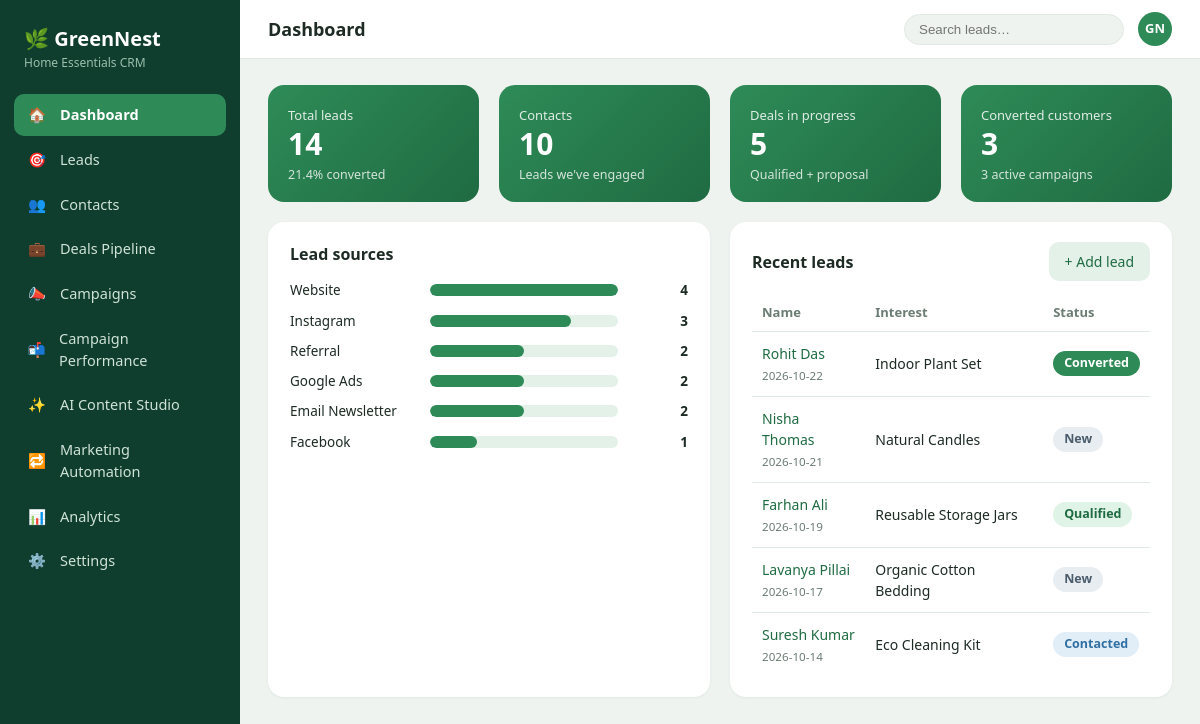
The page / on the database its author committed.
### tables this page shows
CREATE TABLE leads(
        id INTEGER PRIMARY KEY AUTOINCREMENT, name TEXT NOT NULL, email TEXT NOT NULL, phone TEXT,
        source TEXT, status TEXT DEFAULT 'New', product_interest TEXT, created_at TEXT);

### app.py (the view)
@app.route("/")
def dashboard():
    total = scalar("SELECT COUNT(*) FROM leads")
    converted = scalar("SELECT COUNT(*) FROM leads WHERE status='Converted'")
    stats = {
        "total": total,
        "contacts": scalar("SELECT COUNT(*) FROM leads WHERE status IN ('Contacted','Qualified','Proposal','Converted')"),
        "deals": scalar("SELECT COUNT(*) FROM leads WHERE status IN ('Qualified','Proposal')"),
        "converted": converted,
        "rate": round(converted / total * 100, 1) if total else 0,
        "campaigns": scalar("SELECT COUNT(*) FROM campaigns WHERE status='Active'"),
    }
    sources = [tuple(r) for r in rows("SELECT source, COUNT(*) FROM leads GROUP BY source ORDER BY 2 DESC")]
    recent = rows("SELECT * FROM leads ORDER BY id DESC LIMIT 5")
    return render_template("dashboard.html", title="Dashboard", stats=stats, sources=sources, recent=recent)

### app.py (called while the page is built)
def get_db():
    if "db" not in g:
        g.db = sqlite3.connect(DB_PATH)
        g.db.row_factory = sqlite3.Row
    return g.db

def rows(sql, args=()):
    return get_db().execute(sql, args).fetchall()

def scalar(sql, args=()):
    return get_db().execute(sql, args).fetchone()[0]

@app.context_processor
def inject_globals():
    return {"NAV": NAV, "STATUSES": STATUSES, "SOURCES": SOURCES, "PRODUCTS": PRODUCTS,
            "CHANNELS": CHANNELS, "CAMPAIGN_STATUSES": CAMPAIGN_STATUSES}

### templates/dashboard.html
{% extends "base.html" %}{% from "_macros.html" import badge, bars %}
{% block body %}
<div class="grid g4" style="margin-bottom:20px">
<div class="kpi"><span>Total leads</span><b>{{ stats.total }}</b><small>{{ stats.rate }}% converted</small></div>
<div class="kpi"><span>Contacts</span><b>{{ stats.contacts }}</b><small>Leads we've engaged</small></div>
<div class="kpi"><span>Deals in progress</span><b>{{ stats.deals }}</b><small>Qualified + proposal</small></div>
<div class="kpi"><span>Converted customers</span><b>{{ stats.converted }}</b><small>{{ stats.campaigns }} active campaigns</small></div></div>
<div class="grid g2">
<div class="panel"><h2>Lead sources</h2>{{ bars(sources) }}</div>
<div class="panel"><div class="panel-head"><h2>Recent leads</h2><a class="btn ghost" href="{{ url_for('lead_add') }}">+ Add lead</a></div>
<div class="table-wrap"><table><tr><th>Name</th><th>Interest</th><th>Status</th></tr>
{% for l in recent %}<tr><td><a href="{{ url_for('lead_edit', lead_id=l.id) }}">{{ l.name }}</a><br><small class="muted">{{ l.created_at }}</small></td><td>{{ l.product_interest }}</td><td>{{ badge(l.status) }}</td></tr>{% endfor %}</table></div></div></div>
{% endblock %}

### templates/base.html (shortened to what this page needs)
<!doctype html>
<html lang="en"><head><meta charset="utf-8"><meta name="viewport" content="width=device-width, initial-scale=1">
<title>{{ title }} · GreenNest CRM</title><link rel="stylesheet" href="{{ url_for('static', filename='style.css') }}"></head>
<body>
<aside class="sidebar"><div class="brand">🌿 GreenNest<small>Home Essentials CRM</small></div>
<nav>{% for prefix, ep, label, icon in NAV %}<a href="{{ url_for(ep) }}" class="{{ 'active' if request.endpoint.startswith(prefix) }}"><span class="ico">{{ icon }}</span>{{ label }}</a>{% endfor %}</nav></aside>
<div class="main">
<header class="topbar"><label for="nav-toggle" class="menu-btn" aria-label="Menu">☰</label><h1>{{ title }}</h1>
<form action="{{ url_for('leads') }}"><input name="q" type="search" placeholder="Search leads…" aria-label="Search leads"></form><div class="avatar">GN</div></header>
<main class="content">
{% block body %}{% endblock %}
</main></div></body></html>

### templates/_macros.html (shortened to what this page needs)
{% macro badge(s) %}<span class="badge b-{{ s|lower }}">{{ s }}</span>{% endmacro %}
{% macro bars(items, prefix='', suffix='') %}{% set mx = (items|map(attribute=1)|max) or 1 %}
{% for label, v in items %}<div class="bar-row"><span>{{ label }}</span><div class="bar"><i style="width:{{ (v/mx*100)|round|int }}%"></i></div><em>{{ prefix }}{{ '{:,}'.format(v) }}{{ suffix }}</em></div>{% endfor %}{% endmacro %}

### static/style.css (style rules this page uses)
:root { --side:#0f3d2e;--side2:#16513c;--bg:#eef3ef;--panel:#fff;--green:#2e8b57;--green-d:#1f6b42;--green-l:#e3f1e8; --text:#1d2b24;--muted:#6b7c73;--line:#e1e9e3;--red:#c0392b;--amber:#c98a0b;--blue:#2f6fa3 }
* { box-sizing:border-box }
body { margin:0;font-family:"Segoe UI",system-ui,sans-serif;background:var(--bg);color:var(--text);font-size:15px;line-height:1.5 }
a { color:var(--green-d);text-decoration:none }
.sidebar { position:fixed;inset:0 auto 0 0;width:240px;background:var(--side);color:#cfe3d7;padding:20px 14px;overflow-y:auto;z-index:20 }
.brand { font-size:20px;font-weight:700;color:#fff;padding:4px 10px 22px }
.brand small { display:block;font-size:12px;font-weight:400;color:#9bbfad }
.sidebar nav a { display:flex;gap:12px;align-items:center;padding:10px 12px;margin-bottom:3px;border-radius:10px;color:#cfe3d7;font-size:14.5px }
.sidebar nav a.active { background:var(--green);color:#fff;font-weight:600 }
.sidebar nav .ico { width:22px;text-align:center }
.main { margin-left:240px }
.topbar { display:flex;align-items:center;gap:14px;background:#fff;padding:12px 28px;border-bottom:1px solid var(--line);position:sticky;top:0;z-index:10 }
.topbar h1 { font-size:18px;margin:0;flex:1 }
.topbar form { display:flex }
.topbar input { border:1px solid var(--line);border-radius:20px;padding:7px 14px;width:220px;background:var(--bg) }
.avatar { width:34px;height:34px;border-radius:50%;background:var(--green);color:#fff;display:grid;place-items:center;font-weight:600;font-size:13px }
.content { padding:26px 28px;max-width:1300px }
.panel { background:var(--panel);border-radius:16px;padding:20px 22px;margin-bottom:20px;box-shadow:0 1px 3px rgba(15,61,46,.06) }
.panel h2 { font-size:16px;margin:0 0 14px }
.panel-head { display:flex;justify-content:space-between;align-items:center;gap:10px;flex-wrap:wrap;margin-bottom:14px }
.panel-head h2 { margin:0 }
.grid { display:grid;gap:20px }
.g4 { grid-template-columns:repeat(4,1fr) }
.g2 { grid-template-columns:repeat(2,1fr) }
.kpi { background:linear-gradient(135deg,var(--green),var(--green-d));color:#fff;border-radius:16px;padding:18px 20px }
.kpi span { font-size:13px;opacity:.85 }
.kpi b { display:block;font-size:30px;line-height:1.2 }
.kpi small { opacity:.8 }
.btn { display:inline-block;background:var(--green);color:#fff;border:0;border-radius:10px;padding:9px 16px;font-size:14px;cursor:pointer;font-family:inherit }
.btn.ghost { background:var(--green-l);color:var(--green-d) }
table { width:100%;border-collapse:collapse;font-size:14px }
th { text-align:left;color:var(--muted);font-weight:600;font-size:13px;padding:8px 10px;border-bottom:1px solid var(--line) }
td { padding:11px 10px;border-bottom:1px solid var(--line);vertical-align:middle }
tr:last-child td { border-bottom:0 }
.table-wrap { overflow-x:auto }
.badge { display:inline-block;padding:3px 11px;border-radius:20px;font-size:12.5px;font-weight:600;background:var(--green-l);color:var(--green-d) }
.b-new,.b-draft { background:#e8edf2;color:#4a5b6b }
.b-contacted,.b-scheduled { background:#e1eef8;color:var(--blue) }
.b-qualified,.b-active { background:#dff3e6;color:var(--green-d) }
.b-converted,.b-completed { background:var(--green);color:#fff }
.bar-row { display:grid;grid-template-columns:130px 1fr 60px;gap:10px;align-items:center;margin-bottom:10px;font-size:13.5px }
.bar { background:var(--green-l);border-radius:8px;height:12px;overflow:hidden }
.bar i { display:block;height:100%;background:var(--green);border-radius:8px }
.bar-row em { font-style:normal;text-align:right;font-weight:600 }
.muted { color:var(--muted) }

### rows shown on the page
leads: name "Rohit Das", created_at "2026-10-22", product_interest "Indoor Plant Set", status "Converted"
leads: name "Nisha Thomas", created_at "2026-10-21", product_interest "Natural Candles", status "New"
leads: name "Farhan Ali", created_at "2026-10-19", product_interest "Reusable Storage Jars", status "Qualified"
leads: name "Lavanya Pillai", created_at "2026-10-17", product_interest "Organic Cotton Bedding", status "New"
leads: name "Suresh Kumar", created_at "2026-10-14", product_interest "Eco Cleaning Kit", status "Contacted"

### other values the page prints
{{ icon }} "🏠" "🎯" "👥" "💼" "📣" "📬" "✨" "🔁" "📊" "⚙️"
{{ label }} "Dashboard" "Leads" "Contacts" "Deals Pipeline" "Campaigns" "Campaign Performance" "AI Content Studio" "Marketing Automation" "Analytics" "Settings"
{{ title }} "Dashboard"
{{ stats.total }} "14"
{{ stats.rate }} "21.4"
{{ stats.contacts }} "10"
{{ stats.deals }} "5"
{{ stats.converted }} "3"
{{ stats.campaigns }} "3"
{{ label }} "Website" "Instagram" "Referral" "Google Ads" "Email Newsletter" "Facebook"
{{ '{:,}'.format(v) }} "4" "3" "2" "2" "2" "1"
